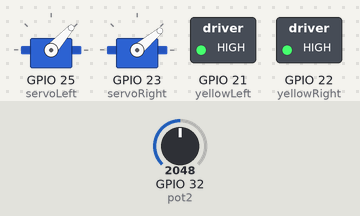
Simulated run of this sketch. Board: ESP32. Shown: 2 × servo, switched loads named in the sketch (green lamp = pin HIGH). The test bench sets the inputs (shaded band); at power-on: GPIO 32 (pot2) = 2048. Servo pulses on a pin are drawn as a servo (544–2400 µs = 0–180°); what the sketch prints to the serial monitor is not drawn.

Above: at 1.2 s.
1.3 s: GPIO 32 (pot2) set to 2866
At 1.7 s:
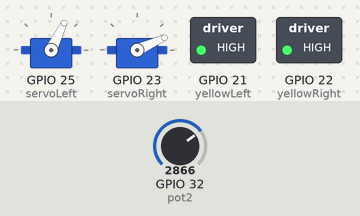
2.8 s: GPIO 32 (pot2) set to 3603
At 4.0 s:
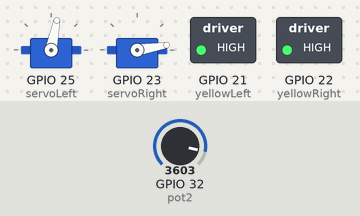
4.3 s: GPIO 32 (pot2) set to 4095
At 5.2 s:
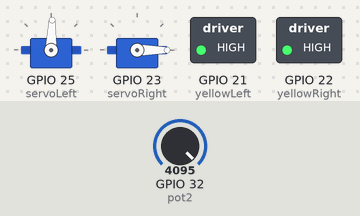
5.8 s: GPIO 32 (pot2) set to 1228
At 6.3 s:
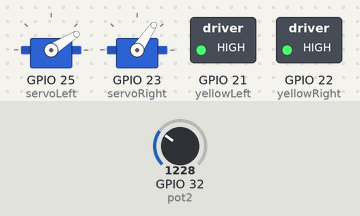
7.3 s: GPIO 32 (pot2) set to 491
At 8.5 s:
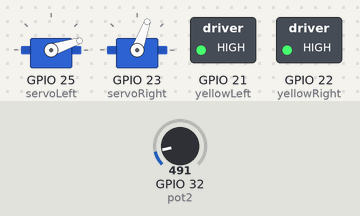
8.8 s: GPIO 32 (pot2) set to 2047
At 9.9 s:
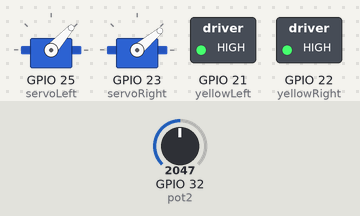
Timing chart, 0 to 11.3 s (numbered marks = the images above; inputs shaded):
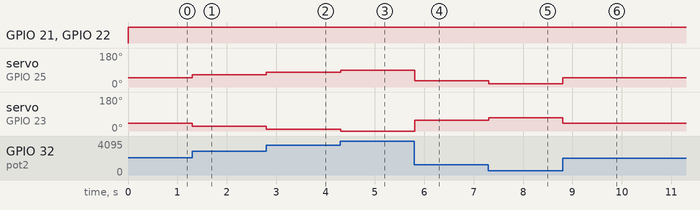

Measured:
- after the input at 1.3 s, servo on GPIO 25 (servoLeft): 48° → 64° at once; servo on GPIO 23 (servoRight): 40° → 24° at once
- after the input at 2.8 s, servo on GPIO 25 (servoLeft): 64° → 79° at once; servo on GPIO 23 (servoRight): 24° → 9° at once
- after the input at 4.3 s, servo on GPIO 25 (servoLeft): 79° → 88° at once; servo on GPIO 23 (servoRight): 9° → 0° at once
- after the input at 5.8 s, servo on GPIO 25 (servoLeft): 88° → 32° at once; servo on GPIO 23 (servoRight): 0° → 56° at once
- after the input at 7.3 s, servo on GPIO 25 (servoLeft): 32° → 18° at once; servo on GPIO 23 (servoRight): 56° → 70° at once
- after the input at 8.8 s, servo on GPIO 25 (servoLeft): 18° → 48° at once; servo on GPIO 23 (servoRight): 70° → 40° at once

The sketch:

Soul_Crusher_Motor_Test.ino
```cpp
#define servoLeft 25
#define servoRight 23

#define yellowLeft 21 //Sda
#define yellowRight 22 //Sclk

#define pot2 A4

int WheelSpeed;
int ServoPos;

void setup() {
  Serial.begin(9600);

  // put your setup code here, to run once:
  ledcAttachPin(yellowLeft, 1); //10
  ledcAttachPin(yellowRight, 2); //11

  ledcAttachPin(servoLeft, 5);   //12
  ledcAttachPin(servoRight, 6);  //13

  ledcSetup(1, 20000, 8);
  ledcSetup(2, 20000, 8);
  ledcSetup(5, 50, 16);
  ledcSetup(6, 50, 16);
}

void loop() {
  ServoPos = map(analogRead(pot2), 0, 4096, 11, 88);

  Serial.print(ServoPos);
  Serial.print("\n");
  ledcWrite(5, DDP(ServoPos));
  ledcWrite(6, DDP(90 - ServoPos));

  //if(WheelSpeed >= 135){ //make a zone of full stop
    ledcWrite(1, 255);
    ledcWrite(2, 255); //opposiate +/- to force oppisate rotation hardwire

  /*} else {
    ledcWrite(1, 0);
    ledcWrite(2, 0);
  }*/
}

int DDP(int deg) { //degrees to PWM
  const long minDutyCycle = 1675;            // duty cycle for 0 degrees
  const long maxDutyCycle = 8050;            // duty cycle for 180 degrees

  long dutyCycle = map(deg, 0, 180, minDutyCycle, maxDutyCycle);  // convert to duty cycle

  return dutyCycle;
}
```
